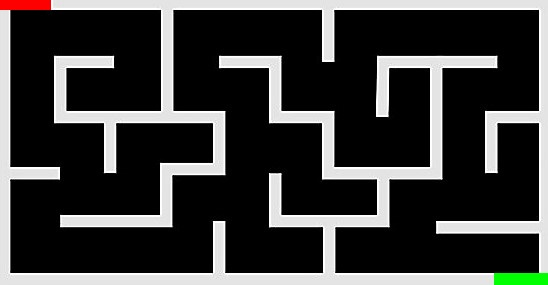
#> input picture imageStartEnd.jpg, 548 x 285 px
$ python MazeTrial2.py
#> lines starting #> are read from the running program, lines starting #| are printed output that depends on the picture; after the words box and inside, x2 and y2 are one past the last pixel; in counts of white or black regions, pixels touching at a corner belong together
import numpy as np
import cv2
import copy
import time

img1 = cv2.imread('imageStartEnd.jpg', cv2.IMREAD_COLOR)
#> img1 is the input picture: shape (285, 548, 3); mean B, G, R 59.1, 60.1, 59.9
WIDTH, HEIGHT = img1.shape[0], img1.shape[1]
#> WIDTH = 285; HEIGHT = 548
print(WIDTH, HEIGHT)
#| 285 548

x = 17
y = 20
RED = (0,0,255)

done = False
while not done:
    corn1 = (x, y)
    corn2 = (x+30, y+30)
    img = copy.deepcopy(img1)
    #cv2.circle(img,(170 ,31), 15, (0,255,0), -1)
    cv2.rectangle(img,corn1,corn2, RED, -1)
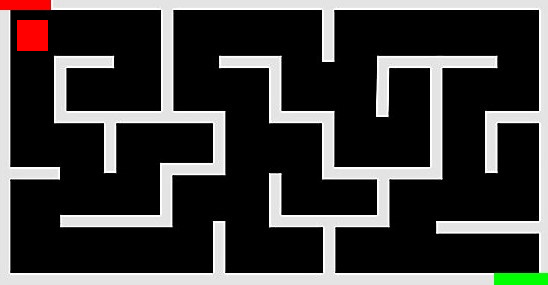
#> img: shape (285, 548, 3); 0.62% of pixels changed, all inside (x1, y1, x2, y2) = (17, 20, 48, 51)
    cv2.imshow('image',img)
    cv2.waitKey(20)
    # [5 lines of commented-out code are left out]

    for i in range(y, y+30):
        for ii in range(x, x+30):
            #print('Location = ',img1[i][ii])
            compare_border = img1[i][ii] > (220, 220, 220)
            compare_start = img1[i][ii] == (0,0,255)
            compare_end = img[i][ii] > (0,255,0)
            if compare_border.all():
                done = True
                break
            if compare_border.all():
                done = True
                print('Start Point')
                break
            if compare_border.all():
                done = True
                print('End Point')
                break

    choice = np.random.randint(0,4)
    if choice == 0:
        x+=10
    elif choice == 1:
        x-=10
    elif choice == 2:
        y+=10
    elif choice == 3:
        y-=10


'''
diff_img = abs(img1 - img)
#diff_img = 255 - img1

cv2.imshow('image',img1)
cv2.waitKey(0)
cv2.destroyAllWindows()

print(diff_img)
cv2.imshow('image',diff_img)
cv2.waitKey(0)
cv2.destroyAllWindows()
'''


class Maze:
    def __init__(self):
        self.x = 17
        self.y = 20

    def __str__(self):
        return f"{self.x}, {self.y}"

    def action(self, choice):
        if choice == 0:
            self.move(x=5, y=0)
        elif choice == 1:
            self.move(x=-5, y=0)
        elif choice == 2:
            self.move(x=0, y=5)
        elif choice == 3:
            self.move(x=0, y=-5)

    def move(self, x, y):
        self.x += x
        self.y += y

    def end(self):
        if self.x < 0 or self.x > WIDTH or self.y < 0 or self.y > HEIGHT:
            return True
